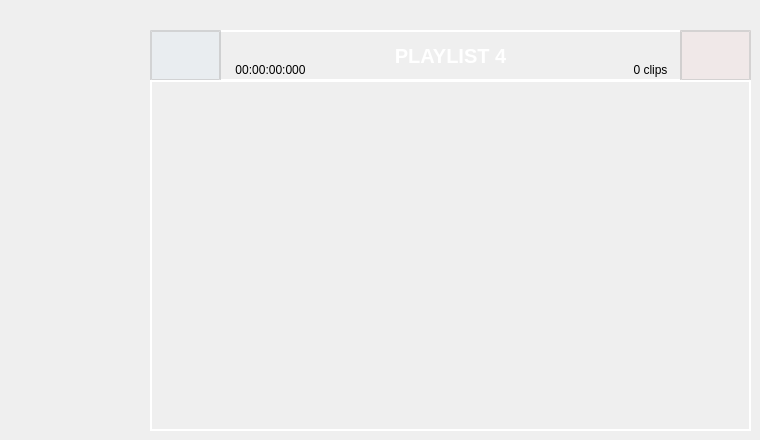
                  <widget class="QWidget" name="page_pl4">
                   <widget class="QPushButton" name="pl4_add">
                    <property name="geometry">
                     <rect>
                      <x>150</x>
                      <y>30</y>
                      <width>71</width>
                      <height>51</height>
                     </rect>
                    </property>
                    <property name="styleSheet">
                     <string notr="true">QPushButton {
    font-family: &quot;Arial&quot;;    /* Cambia la fuente */
    font-size: 20px;         /* Tamaño del texto */
    font-weight: bold;       /* Negrita */    
    color: white;				 /* Color del texto */
	padding: 10px;  
	background-color: rgba(75,175,250,10);         
	border: 2px solid rgba(200,200,200,200);   /* Borde blanco con transparencia */
}

QPushButton:hover {
	background-color: rgba(0,150,250,50);
}

QPushButton:pressed {
    background-color: rgba(0,150,250,50);
}</string>
                    </property>
                    <property name="text">
                     <string/>
                    </property>
                    <property name="icon">
                     <iconset resource="files.qrc">
                      <normaloff>:/20x20/icons/20x20/cil-plus.png</normaloff>:/20x20/icons/20x20/cil-plus.png</iconset>
                    </property>
                   </widget>
                   <widget class="QPushButton" name="pl4_delete">
                    <property name="geometry">
                     <rect>
                      <x>680</x>
                      <y>30</y>
                      <width>71</width>
                      <height>51</height>
                     </rect>
                    </property>
                    <property name="styleSheet">
                     <string notr="true">QPushButton {
    font-family: &quot;Arial&quot;;    /* Cambia la fuente */
    font-size: 16px;         /* Tamaño del texto */
    font-weight: bold;       /* Negrita */    
    color: white;				 /* Color del texto */
	padding: 10px;   
	background-color: rgba(250,50,50,10);        
	border: 2px solid rgba(200,200,200,200);  /* Borde blanco con transparencia */
}

QPushButton:hover {
	background-color: rgba(250,50,50,50);
}

QPushButton:pressed {
    background-color: rgba(0,150,250,50);
}</string>
                    </property>
                    <property name="text">
                     <string/>
                    </property>
                    <property name="icon">
                     <iconset resource="files.qrc">
                      <normaloff>:/20x20/icons/20x20/cil-x.png</normaloff>:/20x20/icons/20x20/cil-x.png</iconset>
                    </property>
                   </widget>
                   <widget class="QLabel" name="label_nclips_4">
                    <property name="geometry">
                     <rect>
                      <x>620</x>
                      <y>60</y>
                      <width>61</width>
                      <height>20</height>
                     </rect>
                    </property>
                    <property name="font">
                     <font>
                      <pointsize>9</pointsize>
                     </font>
                    </property>
                    <property name="text">
                     <string>0 clips</string>
                    </property>
                    <property name="alignment">
                     <set>Qt::AlignCenter</set>
                    </property>
                   </widget>
                   <widget class="QListWidget" name="list_pl4">
                    <property name="geometry">
                     <rect>
                      <x>150</x>
                      <y>80</y>
                      <width>601</width>
                      <height>351</height>
                     </rect>
                    </property>
                    <property name="styleSheet">
                     <string notr="true">QListWidget {
    font-weight: bold;
    background-color: transparent;       /* Negrita */    
    color: white;				 /* Color del texto */
	padding: 10px;           
	border: 2px solid rgba(255,255,255,255);  /* Borde blanco con transparencia */
}</string>
                    </property>
                   </widget>
                   <widget class="QLabel" name="label_dur_4">
                    <property name="geometry">
                     <rect>
                      <x>220</x>
                      <y>60</y>
                      <width>101</width>
                      <height>20</height>
                     </rect>
                    </property>
                    <property name="font">
                     <font>
                      <pointsize>9</pointsize>
                     </font>
                    </property>
                    <property name="text">
                     <string>00:00:00:000</string>
                    </property>
                    <property name="alignment">
                     <set>Qt::AlignCenter</set>
                    </property>
                   </widget>
                   <widget class="QLabel" name="label_pl4">
                    <property name="geometry">
                     <rect>
                      <x>150</x>
                      <y>30</y>
                      <width>601</width>
                      <height>51</height>
                     </rect>
                    </property>
                    <property name="font">
                     <font>
                      <pointsize>-1</pointsize>
                      <weight>75</weight>
                      <bold>true</bold>
                     </font>
                    </property>
                    <property name="styleSheet">
                     <string notr="true">QLabel {
	font &quot;arial&quot;
    font-weight: bold;
	font-size: 20px;
	background-color: transparent;       /* Negrita */    
    color: white;				 /* Color del texto */
	padding: 10px;           
	border: 2px solid rgba(255,255,255,255);  /* Borde blanco con transparencia */
}</string>
                    </property>
                    <property name="text">
                     <string>PLAYLIST 4</string>
                    </property>
                    <property name="alignment">
                     <set>Qt::AlignCenter</set>
                    </property>
                   </widget>
                   <zorder>label_pl4</zorder>
                   <zorder>pl4_add</zorder>
                   <zorder>pl4_delete</zorder>
                   <zorder>label_nclips_4</zorder>
                   <zorder>list_pl4</zorder>
                   <zorder>label_dur_4</zorder>
                  </widget>
